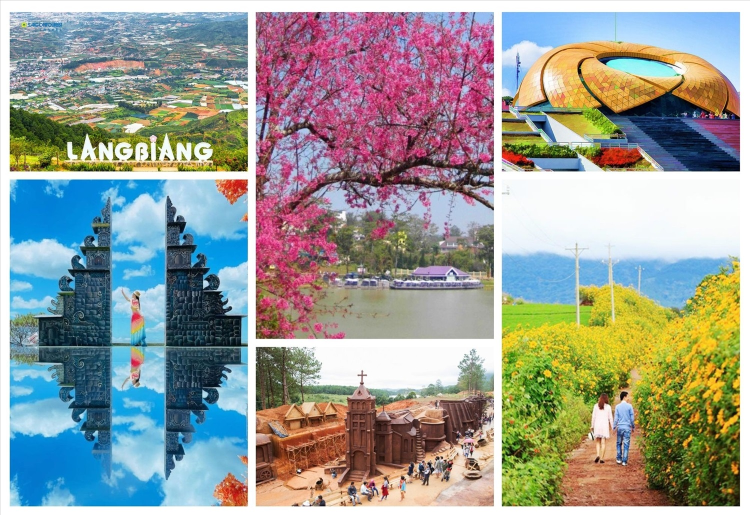
#> input picture lab5/exercise/dalat.jpg, 1500 x 1029 px (shown at 1/2 size)
$ jupyter execute 3.4.ipynb
#> lines starting #> are read from the running program, lines starting #| are printed output that depends on the picture
Viết chương trình cho phép người dùng nhập chức năng muốn xử lý. (Có thể chọn 1 chức năng duy nhất hoặc kết hợp 2 chức năng của geometric_transformation và segment)

[cell 1]
import cv2
import numpy as np
from matplotlib import pyplot as plt

def geometric_transformation(image, option):
    if option == '1':  # coordinate_mapping
        return 255 - image
    elif option == '2':  # Rotate
        rows, cols = image.shape[:2]
        M = cv2.getRotationMatrix2D((cols/2, rows/2), 45, 1)
        return cv2.warpAffine(image, M, (cols, rows))
    elif option == '3':  # Scale
        return cv2.resize(image, None, fx=0.5, fy=0.5)
    elif option == '4':  # Shift
        M = np.float32([[1, 0, 50], [0, 1, 50]])
        return cv2.warpAffine(image, M, (image.shape[1], image.shape[0]))
    else:
        print("Lựa chọn geometric không hợp lệ.")
        return image

def segment(image, option):
    gray = cv2.cvtColor(image, cv2.COLOR_BGR2GRAY)
    if option == '1':  # Adaptive_thresholding
        return cv2.adaptiveThreshold(gray, 255, cv2.ADAPTIVE_THRESH_MEAN_C,
                                     cv2.THRESH_BINARY, 11, 2)
    elif option == '2':  # Binary_dilation
        kernel = np.ones((5,5), np.uint8)
        return cv2.dilate(gray, kernel, iterations=1)
    elif option == '3':  # Binary_erosion
        kernel = np.ones((5,5), np.uint8)
        return cv2.erode(gray, kernel, iterations=1)
    elif option == '4':  # Otsu
        _, thres = cv2.threshold(gray, 0, 255, cv2.THRESH_BINARY + cv2.THRESH_OTSU)
        return thres
    else:
        print("Lựa chọn segment không hợp lệ.")
        return gray

# Đọc ảnh đầu vào
image = cv2.imread("exercise/dalat.jpg")  # Thay bằng đường dẫn ảnh của bạn
#> image is the input picture: shape (1029, 1500, 3); mean B, G, R 150, 155.2, 151.3

# Menu lựa chọn
print("Chọn chức năng xử lý ảnh:")
print("1: Geometric Transformation")
print("2: Segment")
print("3: Kết hợp cả hai")

main_choice = input("Nhập lựa chọn (1, 2 hoặc 3): ")
#> the answer given: 1

if main_choice == '1':
    print("Chọn chức năng geometric:")
    print("1: coordinate_mapping")
    print("2: Rotate")
    print("3: Scale")
    print("4: Shift")
    sub_choice = input("Nhập lựa chọn (1-4): ")
#> the answer given: 1
    processed_image = geometric_transformation(image, sub_choice)
#> in geometric_transformation, `return 255 - image`:
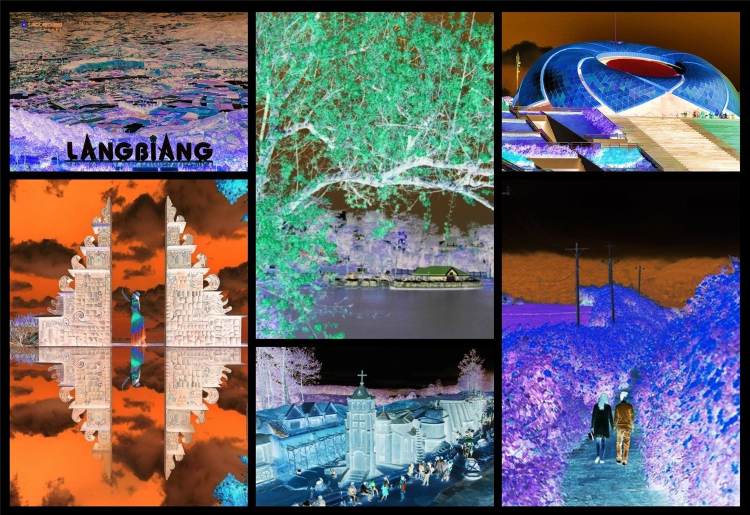
#> returned value: shape (1029, 1500, 3) (shown at 1/2 size); mean of channels 0, 1, 2 105, 99.8, 103.7; drawn as B, G, R

elif main_choice == '2':
    print("Chọn chức năng segment:")
    print("1: Adaptive_thresholding")
    print("2: Binary_dilation")
    print("3: Binary_erosion")
    print("4: Otsu")
    sub_choice = input("Nhập lựa chọn (1-4): ")
    processed_image = segment(image, sub_choice)

elif main_choice == '3':
    print("Chọn chức năng geometric:")
    print("1: coordinate_mapping")
    print("2: Rotate")
    print("3: Scale")
    print("4: Shift")
    geo_choice = input("Nhập lựa chọn geometric (1-4): ")

    print("Chọn chức năng segment:")
    print("1: Adaptive_thresholding")
    print("2: Binary_dilation")
    print("3: Binary_erosion")
    print("4: Otsu")
    seg_choice = input("Nhập lựa chọn segment (1-4): ")

    image_geo = geometric_transformation(image, geo_choice)
    processed_image = segment(image_geo, seg_choice)

else:
    print("Lựa chọn không hợp lệ.")
    processed_image = image

# Hiển thị kết quả
plt.figure(figsize=(10,5))
plt.subplot(1,2,1), plt.imshow(cv2.cvtColor(image, cv2.COLOR_BGR2RGB)), plt.title("Ảnh gốc")
plt.subplot(1,2,2), plt.imshow(processed_image, cmap='gray'), plt.title("Ảnh đã xử lý")
plt.show()
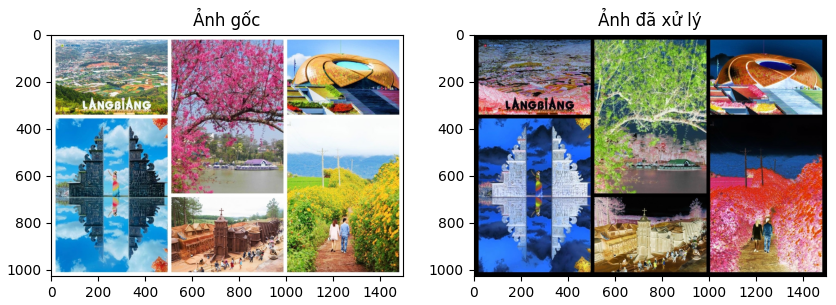
#> figure drawn by matplotlib, 2 panels; B, G, R data is drawn as R, G, B

$ run again, with lab5/exercise/lamvien_template.jpg copied over lab5/exercise/dalat.jpg
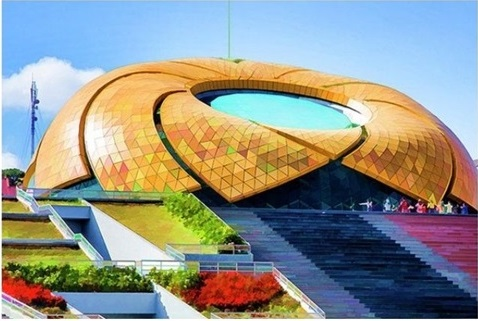
#> input picture lab5/exercise/lamvien_template.jpg, 478 x 321 px
#> image is the input picture: shape (321, 478, 3); mean B, G, R 140.9, 148.7, 146.5
#> in geometric_transformation, `return 255 - image`:
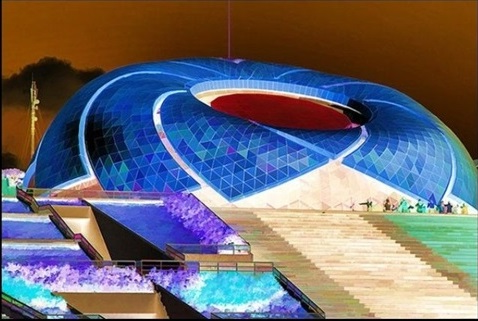
#> returned value: shape (321, 478, 3); mean of channels 0, 1, 2 114.1, 106.3, 108.5; drawn as B, G, R
#> `plt.show()`:
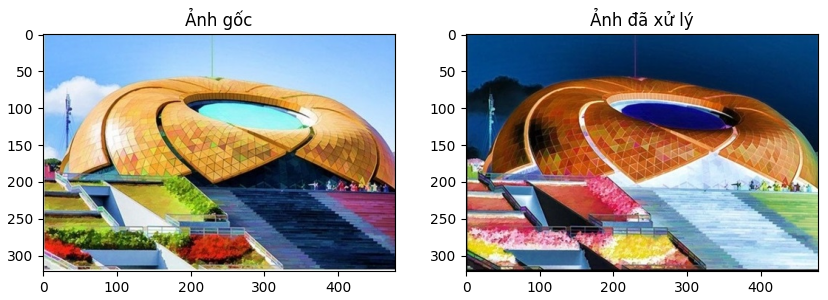
#> figure drawn by matplotlib, 2 panels; B, G, R data is drawn as R, G, B

$ run again, with lab5/exercise/xuanhuong_template.jpg copied over lab5/exercise/dalat.jpg
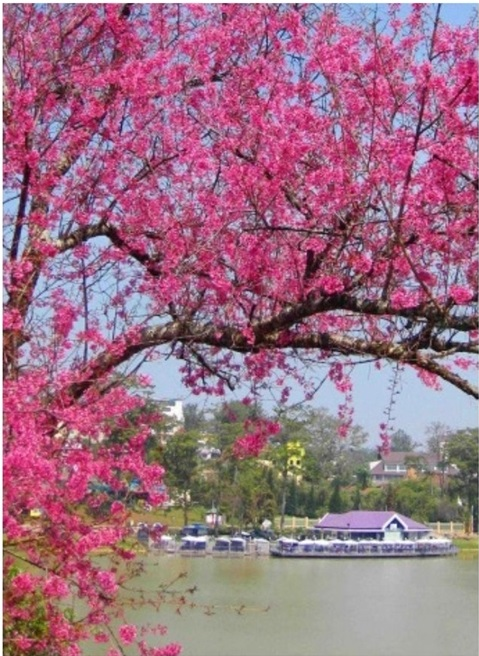
#> input picture lab5/exercise/xuanhuong_template.jpg, 479 x 656 px
#> image is the input picture: shape (656, 479, 3); mean B, G, R 131.7, 111.6, 156.8
#> in geometric_transformation, `return 255 - image`:
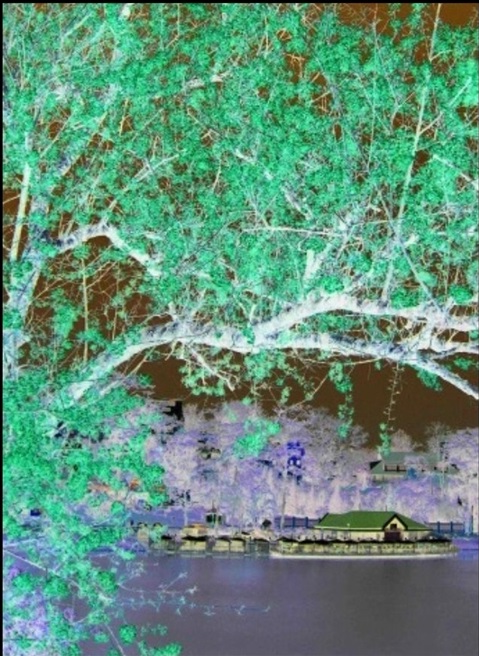
#> returned value: shape (656, 479, 3); mean of channels 0, 1, 2 123.3, 143.4, 98.2; drawn as B, G, R
#> `plt.show()`:
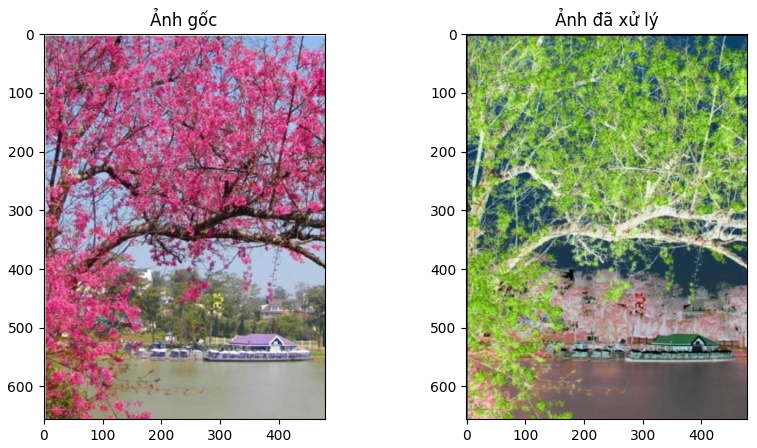
#> figure drawn by matplotlib, 2 panels; B, G, R data is drawn as R, G, B
